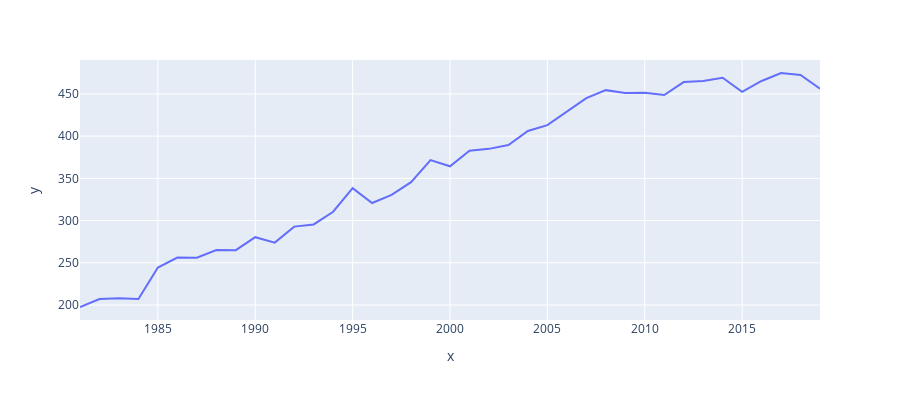

Source (notebook cell):
### Code cell
fig = px.line(x=Latam_co2[(Latam_co2.Pais == 'México') & (Latam_co2.Anio > 1980)].sort_values('Anio').Anio, y=Latam_co2[(Latam_co2.Pais == 'México') & (Latam_co2.Anio > 1980)].sort_values('Anio').Emisiones_de_CO2, width=900, height=400)
fig.show()
compromisos[compromisos.Pais=='México']

### Figure 1 — Plotly figure (JSON) as saved in the notebook; plotly's stock layout.template omitted (floating-point values rounded to 4 significant figures)
{"data": [{"hovertemplate": "x=%{x}<br>y=%{y}<extra></extra>", "legendgroup": "", "line": {"color": "#636efa", "dash": "solid"}, "marker": {"symbol": "circle"}, "mode": "lines", "name": "", "orientation": "v", "showlegend": false, "type": "scatter", "x": [1981, 1982, 1983, 1984, 1985, 1986, 1987, 1988, 1989, 1990, 1991, 1992, 1993, 1994, 1995, 1996, 1997, 1998, 1999, 2000, 2001, 2002, 2003, 2004, 2005, 2006, 2007, 2008, 2009, 2010, 2011, 2012, 2013, 2014, 2015, 2016, 2017, 2018, 2019], "xaxis": "x", "y": [197.7, 207.2, 208.2, 207.2, 244.4, 256.2, 256.0, 265.2, 264.9, 280.4, 273.9, 292.8, 295.5, 310.4, 338.5, 320.8, 330.4, 345.5, 371.6, 364.3, 382.6, 384.9, 389.4, 406.2, 413.0, 428.9, 445.0, 454.4, 451.1, 451.4, 448.7, 464.0, 465.4, 469.1, 452.3, 465.3, 474.7, 472.4, 456.1], "yaxis": "y"}], "layout": {"height": 400, "legend": {"tracegroupgap": 0}, "margin": {"t": 60}, "width": 900, "xaxis": {"anchor": "y", "domain": [0, 1], "title": {"text": "x"}}, "yaxis": {"anchor": "x", "domain": [0, 1], "title": {"text": "y"}}}}
